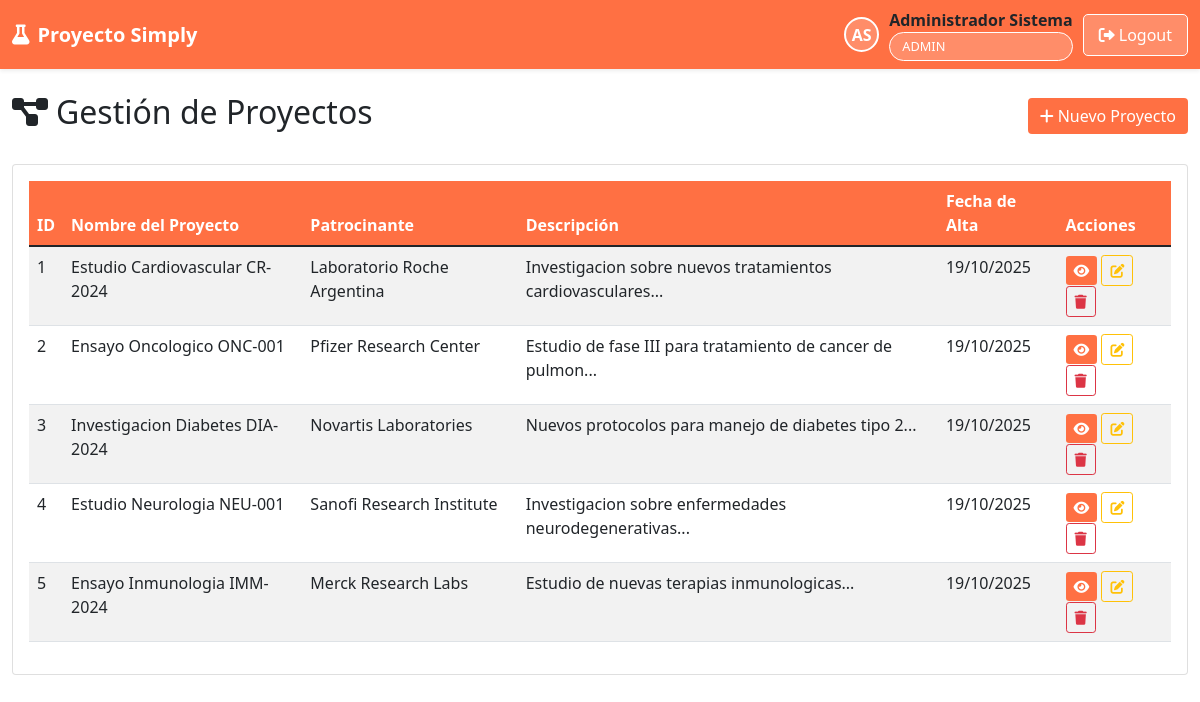
Page /site_laboratorio/proyectos.php (signed in) on the committed database.
### tables this page shows
CREATE TABLE IF NOT EXISTS `proyectos` (
  `id` int(11) NOT NULL AUTO_INCREMENT,
  `nombre` varchar(255) NOT NULL,
  `patrocinante_id` int(11) NOT NULL,
  `descripcion` text DEFAULT NULL,
  `fecha_alta` timestamp NOT NULL DEFAULT current_timestamp(),
  `activo` tinyint(1) DEFAULT 1,
  PRIMARY KEY (`id`),
  KEY `patrocinante_id` (`patrocinante_id`)
);

CREATE TABLE IF NOT EXISTS `laboratorios` (
  `id` int(11) NOT NULL AUTO_INCREMENT,
  `nombre` varchar(255) NOT NULL,
  `pais` varchar(100) NOT NULL,
  `fecha_alta` timestamp NOT NULL DEFAULT current_timestamp(),
  `activo` tinyint(1) DEFAULT 1,
  PRIMARY KEY (`id`)
);

### site_laboratorio/proyectos.php (the view, shortened to what this page needs)
<?php
include '../includes/header.php';
$database = new Database();
$db = $database->getConnection();
$stmt = $db->query("
    SELECT p.*, l.nombre as laboratorio_nombre
    FROM proyectos p
    JOIN laboratorios l ON p.patrocinante_id = l.id
    WHERE p.activo = 1
    ORDER BY p.fecha_alta DESC
");
$proyectos = $stmt->fetchAll();
?>
<div class="row">
    <div class="col-12">
        <div class="d-flex justify-content-between align-items-center mb-4">
            <h2>
                <i class="fas fa-project-diagram me-2"></i>Gestión de Proyectos
            </h2>
            <button class="btn" style="background: #FF7043; color: white; border: none;" data-bs-toggle="modal" data-bs-target="#nuevoProyectoModal">
                <i class="fas fa-plus me-1"></i>Nuevo Proyecto
            </button>
        </div>
    </div>
</div>
<div class="row">
    <div class="col-12">
        <div class="card">
            <div class="card-body">
                <div class="table-responsive">
                    <table class="table table-striped table-hover">
                        <thead style="background: #FF7043; color: white;">
                            <tr>
                                <th>ID</th>
                                <th>Nombre del Proyecto</th>
                                <th>Patrocinante</th>
                                <th>Descripción</th>
                                <th>Fecha de Alta</th>
                                <th>Acciones</th>
                            </tr>
                        </thead>
                        <tbody>
                            <?php foreach ($proyectos as $proyecto): ?>
                            <tr>
                                <td><?php echo $proyecto['id']; ?></td>
                                <td><?php echo htmlspecialchars($proyecto['nombre']); ?></td>
                                <td><?php echo htmlspecialchars($proyecto['laboratorio_nombre']); ?></td>
                                <td><?php echo htmlspecialchars(substr($proyecto['descripcion'], 0, 100)) . '...'; ?></td>
                                <td><?php echo date('d/m/Y', strtotime($proyecto['fecha_alta'])); ?></td>
                                <td>
                                    <button class="btn btn-sm" style="background: #FF7043; color: white; border: none;" onclick="verProyecto(<?php echo $proyecto['id']; ?>)">
                                        <i class="fas fa-eye"></i>
                                    </button>
                                    <button class="btn btn-sm btn-outline-warning" onclick="editarProyecto(<?php echo $proyecto['id']; ?>)">
                                        <i class="fas fa-edit"></i>
                                    </button>
                                    <button class="btn btn-sm btn-outline-danger" onclick="eliminarProyecto(<?php echo $proyecto['id']; ?>)">
                                        <i class="fas fa-trash"></i>
                                    </button>
                                </td>
                            </tr>
                            <?php endforeach; ?>
                        </tbody>
                    </table>
                </div>
            </div>
        </div>
    </div>
</div>
<?php include '../includes/footer.php'; ?>

### rows in the picture
proyectos: id "1", nombre "Estudio Cardiovascular CR-2024", patrocinante.nombre "Laboratorio Roche Argentina", descripcion "Investigacion sobre nuevos tratamientos cardiovasculares", fecha_alta "19/10/2025"
proyectos: id "2", nombre "Ensayo Oncologico ONC-001", patrocinante.nombre "Pfizer Research Center", descripcion "Estudio de fase III para tratamiento de cancer de pulmon", fecha_alta "19/10/2025"
proyectos: id "3", nombre "Investigacion Diabetes DIA-2024", patrocinante.nombre "Novartis Laboratories", descripcion "Nuevos protocolos para manejo de diabetes tipo 2", fecha_alta "19/10/2025"
proyectos: id "4", nombre "Estudio Neurologia NEU-001", patrocinante.nombre "Sanofi Research Institute", descripcion "Investigacion sobre enfermedades neurodegenerativas", fecha_alta "19/10/2025"
proyectos: id "5", nombre "Ensayo Inmunologia IMM-2024", patrocinante.nombre "Merck Research Labs", descripcion "Estudio de nuevas terapias inmunologicas", fecha_alta "19/10/2025"

### other values in the picture
substr($user['nombre'], 0, 1) . substr($user['apellido'], 0, 1) "AS"
$user['nombre'] . ' ' . $user['apellido'] "Administrador Sistema"
$user['rol'] "ADMIN"
